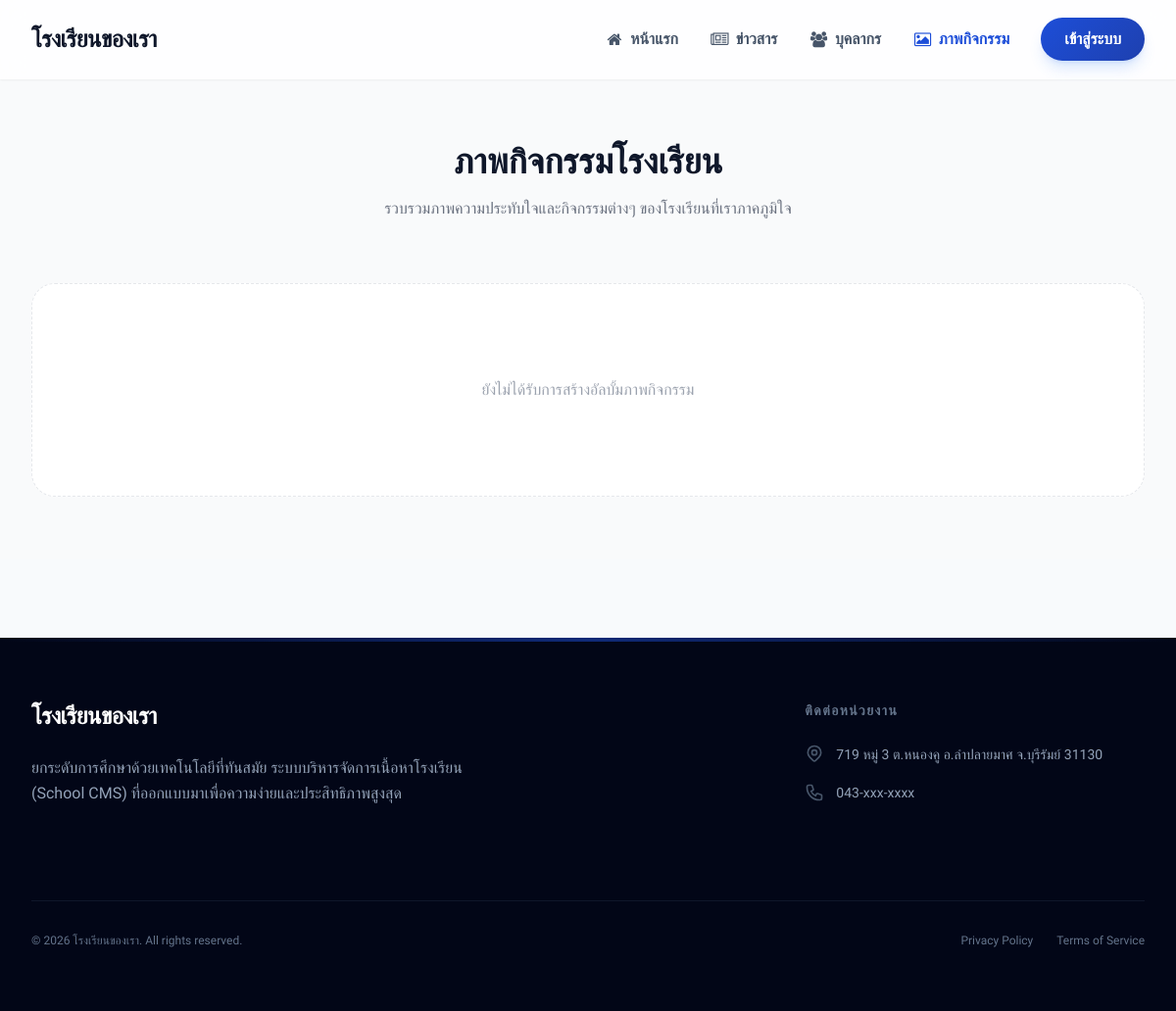
Page /gallery-view on the committed database.
### tables this page shows
CREATE TABLE IF NOT EXISTS `settings` (
    `id` INT AUTO_INCREMENT PRIMARY KEY,
    `setting_key` VARCHAR(100) NOT NULL UNIQUE,
    `setting_value` LONGTEXT DEFAULT NULL,
    `category` VARCHAR(50) DEFAULT 'general',
    INDEX (`setting_key`)
);

CREATE TABLE IF NOT EXISTS `menus` (
    `id` INT AUTO_INCREMENT PRIMARY KEY,
    `title` VARCHAR(100) NOT NULL,
    `url` VARCHAR(255) NOT NULL,
    `icon` VARCHAR(100) DEFAULT NULL,
    `parent_id` INT DEFAULT NULL,
    `sort_order` INT DEFAULT 0,
    `is_active` TINYINT(1) DEFAULT 1,
    `created_at` TIMESTAMP DEFAULT CURRENT_TIMESTAMP,
    FOREIGN KEY (`parent_id`) REFERENCES `menus`(`id`) ON DELETE CASCADE
);

### themes/default/layout.php (the view, shortened to what the rows shown need)
<!DOCTYPE html>
<html lang="th" class="scroll-smooth">
<head>
    <?php
    $siteName = \Core\Database::getSetting('site_name', 'School CMS Mix');
    $currentPath = parse_url($_SERVER['REQUEST_URI'], PHP_URL_PATH);
    ?>
    <script src="https://cdn.tailwindcss.com"></script>
    <link href="https://cdnjs.cloudflare.com/ajax/libs/flowbite/2.3.0/flowbite.min.css" rel="stylesheet" />
    <link rel="stylesheet" href="https://cdnjs.cloudflare.com/ajax/libs/font-awesome/4.7.0/css/font-awesome.min.css">
</head>
<body class="bg-slate-50 flex flex-col min-h-screen text-slate-800">
    <nav class="glass-nav border-b border-white/20 sticky top-0 z-50 shadow-sm transition-all duration-300">
        <div class="max-w-7xl mx-auto px-4 sm:px-6 lg:px-8">
            <div class="flex justify-between h-20">
                <div class="flex items-center">
                    <a href="<?= url('/') ?>" class="flex-shrink-0 flex items-center group">
                        <span
                            class="text-2xl font-bold text-slate-900 heading-font tracking-tight"><?= $siteName ?></span>
                    </a>
                </div>
                <div class="hidden md:ml-6 md:flex md:items-center md:space-x-8">
                    <?php
                    $dynamicMenus = \Modules\Settings\Models\Menu::getAllActive();
                    foreach ($dynamicMenus as $m):
                        $hasChildren = !empty($m['children']);
                        $isActiveMenu = $currentPath === $m['url'];
                        ?>
                        <?php if (!$hasChildren): ?>
                            <a href="<?= url($m['url']) ?>"
                                class="<?= $isActiveMenu ? 'text-primary' : 'text-slate-600' ?> hover:text-primary font-bold transition-colors flex items-center">
                                <?php if ($m['icon']): ?>
                                    <i class="fa <?= $m['icon'] ?> fa-fw mr-1.5"></i>
                                <?php endif; ?>
                                <?= $m['title'] ?>
                            </a>
                        <?php endif; ?>
                    <?php endforeach; ?>
                    <a href="<?= url('/auth') ?>"
                        class="btn-premium text-white px-6 py-2.5 rounded-full font-bold shadow-lg shadow-blue-500/20">เข้าสู่ระบบ</a>
                </div>
            </div>
        </div>
    </nav>
    <main class="flex-grow animate-fade-in">
        <?php if (isset($content))
            echo $content; ?>
    </main>
    <footer class="bg-slate-950 text-white mt-20 relative overflow-hidden">
        <div
            class="absolute top-0 left-0 w-full h-1 bg-gradient-to-r from-transparent via-primary to-transparent opacity-50">
        </div>
        <div class="max-w-7xl mx-auto py-16 px-4 sm:px-6 lg:px-8 relative z-10">
            <div class="grid grid-cols-1 md:grid-cols-3 gap-12">
                <div class="md:col-span-2">
                    <div class="flex items-center mb-6">
                        <h3 class="text-2xl font-bold heading-font tracking-tight"><?= $siteName ?></h3>
                    </div>
                    <p class="text-slate-400 text-base max-w-md leading-relaxed mb-8">
                        <?= \Core\Database::getSetting('footer_description', 'ยกระดับการศึกษาด้วยเทคโนโลยีที่ทันสมัย ระบบบริหารจัดการเนื้อหาโรงเรียน (School CMS) ที่ออกแบบมาเพื่อความง่ายและประสิทธิภาพสูงสุด') ?>
                    </p>
                </div>
                <div>
                    <h4 class="text-sm font-bold uppercase tracking-widest text-slate-500 mb-6">ติดต่อหน่วยงาน</h4>
                    <ul class="text-slate-400 space-y-4 text-sm leading-relaxed">
                        <li class="flex items-start">
                            <?= \Core\Database::getSetting('school_address', '719 หมู่ 3 ต.หนองคู อ.ลำปลายมาศ จ.บุรีรัมย์ 31130') ?>
                        </li>
                        <li class="flex items-center">
                            <?= \Core\Database::getSetting('school_phone', '043-xxx-xxxx') ?>
                        </li>
                    </ul>
                </div>
            </div>
            <div
                class="mt-16 pt-8 border-t border-slate-900 flex flex-col md:flex-row justify-between items-center text-xs text-slate-500 space-y-4 md:space-y-0">
                <p><?= \Core\Database::getSetting('footer_copyright', '&copy; ' . date('Y') . ' ' . $siteName . '. All rights reserved.') ?>
                </p>
                <div class="flex space-x-6">
                    <a href="#" class="hover:text-slate-300">Privacy Policy</a>
                    <a href="#" class="hover:text-slate-300">Terms of Service</a>
                </div>
            </div>
        </div>
    </footer>
</body>
</html>

### core/Router.php (shortened to what the rows shown need)
<?php
class Router
{
    private array $routes = [];
    public function add(string $path, $callback): void
    {
        $path = $this->trimPath($path);
        $this->routes[$path] = $callback;
    }
    public function resolve(): void
    {
        $uri = parse_url($_SERVER['REQUEST_URI'], PHP_URL_PATH);
        $path = $this->trimPath($uri);
        uksort($this->routes, function($a, $b) {
            return strlen($b) <=> strlen($a);
        });
        foreach ($this->routes as $routePath => $callback) {
            if ($path === $routePath || strpos($path, $routePath . '/') === 0) {
                $params = [];
                $this->execute($callback, $params);
                return;
            }
        }
    }
    private function execute($callback, array $params = []): void
    {
        if (is_callable($callback)) {
            call_user_func_array($callback, $params);
        } elseif (is_string($callback)) {
            list($controller, $method) = explode('@', $callback);
            if (class_exists($controller)) {
                $instance = new $controller();
                call_user_func_array([$instance, $method], $params);
            }
        }
    }
    private function trimPath(string $path): string
    {
        return trim($path, '/');
    }
}

### rows in the picture
settings: setting_value "โรงเรียนของเรา"
menus: title "หน้าแรก"
menus: title "ข่าวสาร"
menus: title "บุคลากร"
menus: title "ภาพกิจกรรม"
